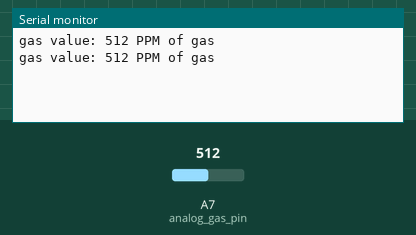
Recording of a sketch running on a simulated Arduino Nano, built with avr-gcc and run on an emulated ATmega328P. On the bench: the last lines printed to the serial monitor. Inputs (shaded band) come from the test bench; at power-on: A7 (analog_gas_pin) = 512.

Above: at 1.8 s.
1.9 s: A7 (analog_gas_pin) set to 716
At 2.8 s:
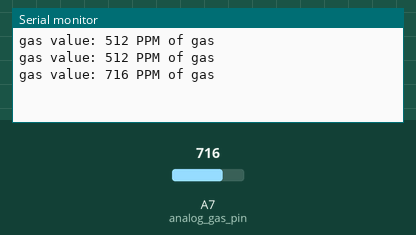
3.4 s: A7 (analog_gas_pin) set to 900
At 4.8 s:
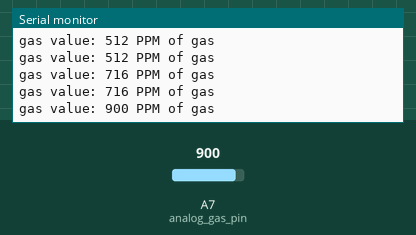
Timing chart, 0 to 6.4 s (numbered marks = the images above; inputs shaded):
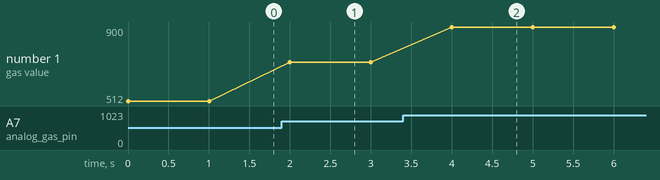

Measured:
- after the input at 1.9 s, the serial monitor: prints a new line after 0.10 s (image 1)
- after the input at 3.4 s, the serial monitor: prints a new line after 0.60 s (image 2)
- plotted number 1: 512 → 716 after the input at 1.9 s, 716 → 900 after the input at 3.4 s

The sketch:

gas_sensor_MQ-2__FC-22_.ino
```cpp
int analog_gas_pin = A7;

void setup() {
  Serial.begin(9600);

  pinMode(analog_gas_pin, INPUT);
}

void loop() {
 int gas_value = analogRead(analog_gas_pin);

 Serial.print("gas value: ");
 Serial.print(gas_value);
 Serial.println(" PPM of gas");

 delay(1000);
}
```
